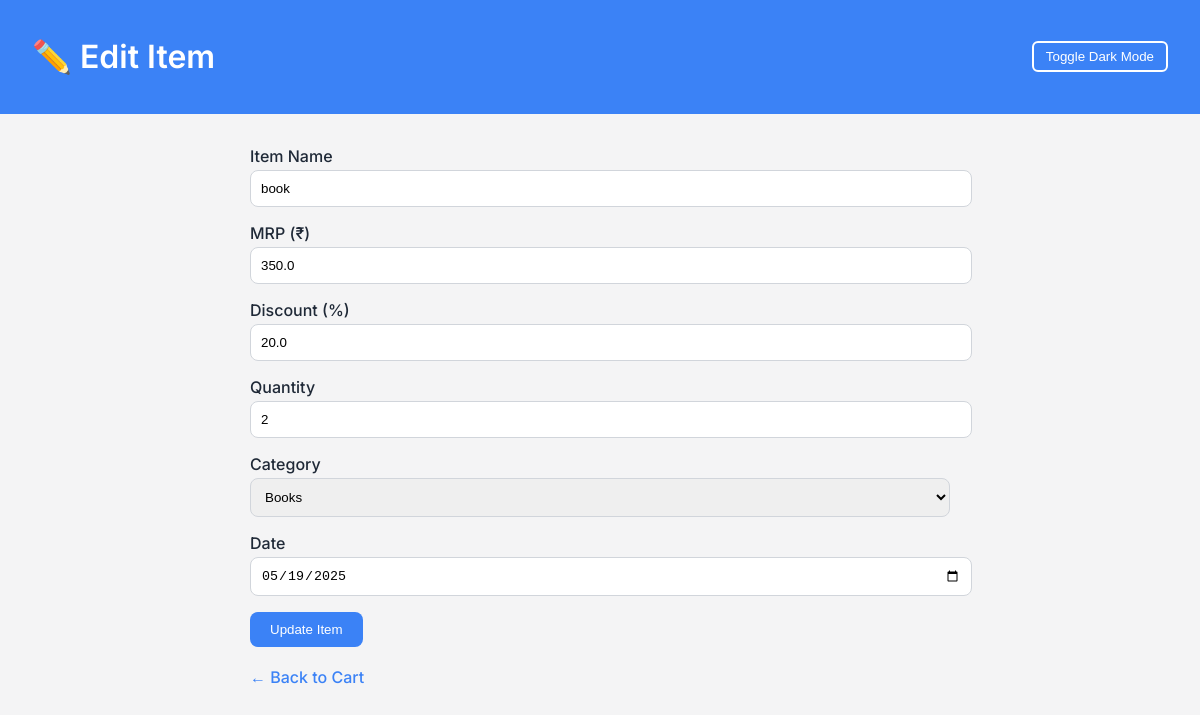
The app's page /edit/2 (signed in) with its own data.
### tables this page shows
CREATE TABLE items (
                id INTEGER PRIMARY KEY AUTOINCREMENT,
                name TEXT,
                mrp REAL,
                discount REAL,
                quantity INTEGER,
                category TEXT,
                final_price REAL,
                date TEXT,
                user_id INTEGER
            );

### app.py (the view)
@app.route('/edit/<int:item_id>', methods=['GET', 'POST'])
def edit_item(item_id):
    if 'user_id' not in session:
        flash('Please log in to access this page.', 'error')
        return redirect(url_for('login'))
    user_id = session['user_id']
    conn = sqlite3.connect('database.db')
    c = conn.cursor()
    if request.method == 'POST':
        name = request.form['name']
        mrp = float(request.form['mrp'])
        quantity = int(request.form['quantity'])
        discount = float(request.form['discount']) if request.form['discount'] else 0.0
        category = request.form['category']
        date = request.form['date']
        price_after_discount = mrp - (mrp * discount / 100)
        final_price = price_after_discount * quantity
        c.execute('''
            UPDATE items
            SET name = ?, mrp = ?, discount = ?, quantity = ?, category = ?, final_price = ?, date = ?
            WHERE id = ? AND user_id = ?
        ''', (name, mrp, discount, quantity, category, final_price, date, item_id, user_id))
        conn.commit()
        conn.close()
        return redirect(url_for('index'))
    else:
        c.execute('SELECT * FROM items WHERE id = ? AND user_id = ?', (item_id, user_id))
        item = c.fetchone()
        conn.close()
        if not item:
            flash('Item not found or unauthorized access.', 'error')
            return redirect(url_for('index'))
        return render_template('edit.html', item=item)

### templates/edit.html (shortened to what this page needs)
<!DOCTYPE html>
<html lang="en">
<head>
</head>
<body>
<header>
    <h1>✏️ Edit Item</h1>
    <button class="toggle-dark" onclick="toggleDarkMode()">Toggle Dark Mode</button>
</header>
<div class="container">
    <form method="POST">
        <label>Item Name</label>
        <input type="text" name="name" value="{{ item[1] }}" required>
        <label>MRP (₹)</label>
        <input type="number" name="mrp" step="0.01" value="{{ item[2] }}" required>
        <label>Discount (%)</label>
        <input type="number" name="discount" step="0.01" value="{{ item[3] }}" required>
        <label>Quantity</label>
        <input type="number" name="quantity" value="{{ item[4] }}" required>
        <label>Category</label>
        <select name="category" required>
            <option value="Books" {% if item[5] =='Books' %}selected{% endif %}>Books</option>
        </select>
        <label>Date</label>
        <input type="date" name="date" value="{{ item[7] }}" required>
        <button class="btn" type="submit">Update Item</button>
    </form>
    <br>
    <a href="{{ url_for('index') }}">← Back to Cart</a>
</div>
</body>
</html>

### templates/edit.html (style rules this page uses)
body { font-family: 'Inter', sans-serif; margin: 0; padding: 0; background-color: #f4f4f5; color: #1f2937; transition: background-color 0.3s, color 0.3s; }
header { background-color: #3b82f6; color: white; padding: 1rem 2rem; display: flex; justify-content: space-between; align-items: center; }
.container { padding: 2rem; max-width: 700px; margin: auto; }
h1 { font-weight: 600; }
label { font-weight: 500; }
input, select { width: 100%; padding: 10px; margin-top: 4px; margin-bottom: 16px; border: 1px solid #d1d5db; border-radius: 8px; }
.btn { padding: 10px 20px; background-color: #3b82f6; color: white; border: none; border-radius: 8px; cursor: pointer; font-weight: 500; }
.toggle-dark { background: none; border: 2px solid white; color: white; padding: 6px 12px; border-radius: 6px; cursor: pointer; }
a { text-decoration: none; color: #3b82f6; font-weight: 500; }

### records on screen
items: name "book", mrp "350.0", discount "20.0", quantity "2", category "Books", date "05/19/2025"
